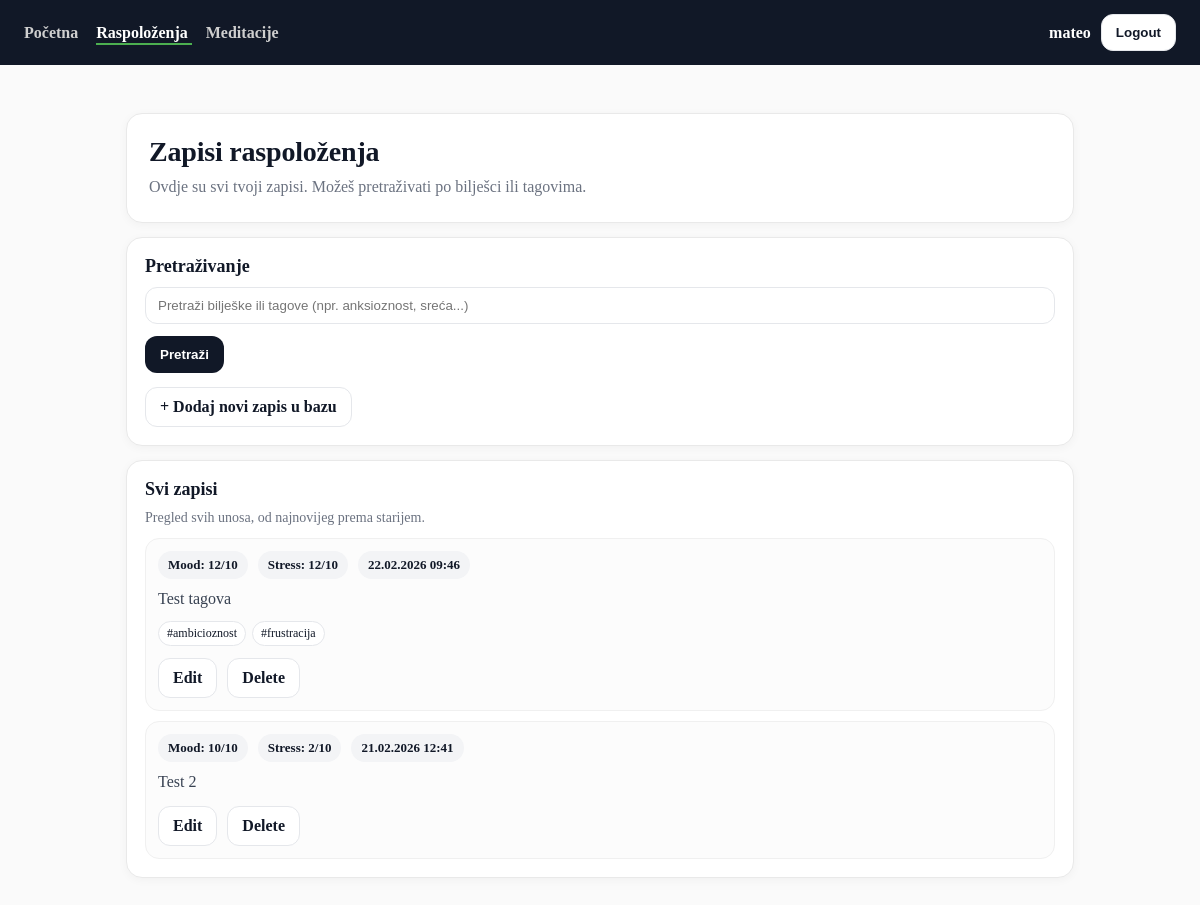
Before: /moods/ (signed in) with the older database file.
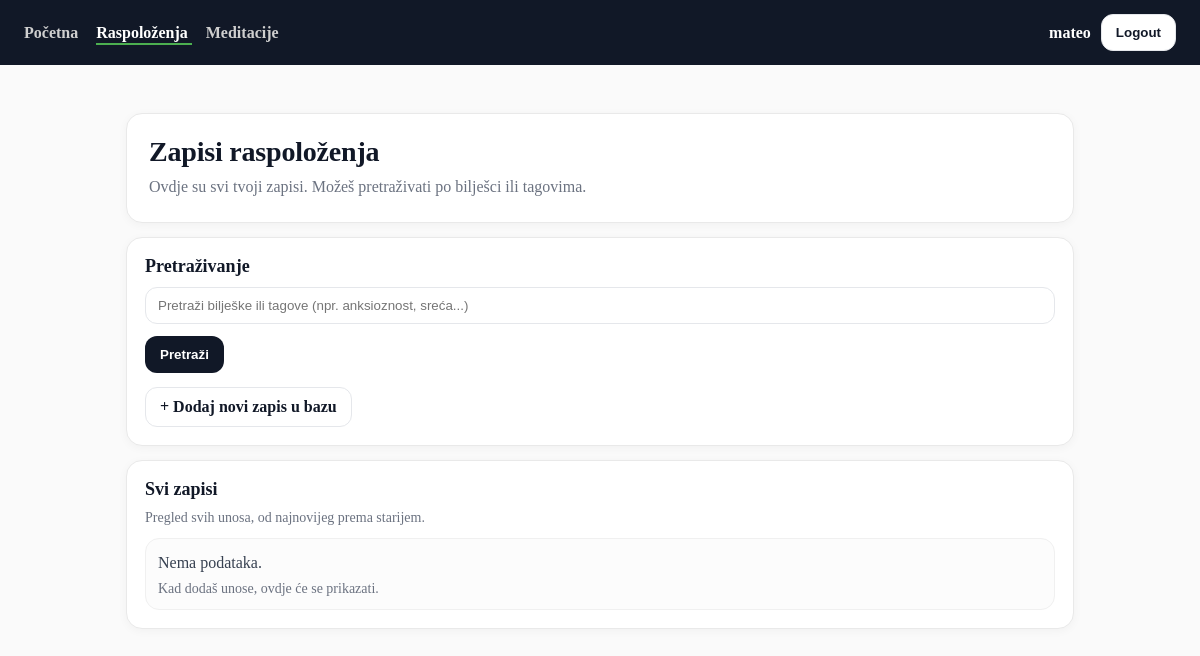
After: the same page with the newer database file.
### main/models.py (models this page shows, shortened)
class MoodEntry(models.Model):
    user = models.ForeignKey(
        settings.AUTH_USER_MODEL,
        on_delete=models.CASCADE,
        related_name="mood_entries",
    )
    mood = models.PositiveSmallIntegerField(
        validators=[MinValueValidator(1), MaxValueValidator(10)]
    )
    stress = models.PositiveSmallIntegerField(
        validators=[MinValueValidator(1), MaxValueValidator(10)]
    )
    note = models.TextField(blank=True)
    tags = models.ManyToManyField(
        Tag,
        blank=True,
        related_name="mood_entries",
    )
    created_at = models.DateTimeField(auto_now_add=True)
    class Meta:
        ordering = ["-created_at"]
        indexes = [
            models.Index(fields=["user", "-created_at"]),
        ]

class Tag(models.Model):
    name = models.CharField(max_length=30, unique=True)
    class Meta:
        ordering = ["name"]

### main/views.py (the view)
# urls.py: path("moods/", MoodListView.as_view(), name="mood_list"),
class MoodListView(LoginRequiredMixin, ListView):
    template_name = "main/mood_list.html"
    context_object_name = "moods"
    login_url = "login"
    def get_search_query(self):
        return (self.request.GET.get("q") or "").strip()
    def get_queryset(self):
        q = self.get_search_query()
        qs = (
            MoodEntry.objects
            .filter(user=self.request.user)
            .prefetch_related("tags")
            .order_by("-id")
        )
        if q:
            qs = qs.filter(Q(note__icontains=q) | Q(tags__name__icontains=q)).distinct()
        return qs
    def get_context_data(self, **kwargs):
        ctx = super().get_context_data(**kwargs)
        ctx["q"] = self.get_search_query()
        return ctx

### main/templates/main/mood_list.html (shortened to what this page needs)
{% extends "main/base.html" %}
{% block content %}
<div class="mh-wrap">
  <section class="mh-hero">
    <h1 class="mh-title">Zapisi raspoloženja</h1>
    <p class="mh-sub">
      Ovdje su svi tvoji zapisi. Možeš pretraživati po bilješci ili tagovima.
    </p>
  </section>
  <section class="mh-card" style="margin-top:14px;">
    <h2 style="margin:0 0 10px; font-size:18px;">Pretraživanje</h2>
    <form method="get" class="mh-form" style="margin-top: 8px;">
      <p style="margin:0;">
        <input
          type="text"
          name="q"
          value="{{ q }}"
          placeholder="Pretraži bilješke ili tagove (npr. anksioznost, sreća...)"
        />
      </p>
      <div class="mh-actions">
        <button type="submit" class="mh-btn mh-btn-primary">Pretraži</button>
      </div>
    </form>
    {% if user.is_authenticated %}
      <div class="mh-actions" style="margin-top: 14px;">
        <a class="mh-btn mh-btn-ghost" href="{% url 'mood_create' %}">+ Dodaj novi zapis u bazu</a>
      </div>
    {% endif %}
  </section>
  <section class="mh-card" style="margin-top:14px;">
    <h2 style="margin:0 0 10px; font-size:18px;">
      {% if q %}Rezultati{% else %}Svi zapisi{% endif %}
    </h2>
    {% if q %}
      <p class="mh-muted">Pretraga za: <strong>{{ q }}</strong></p>
    {% else %}
      <p class="mh-muted">Pregled svih unosa, od najnovijeg prema starijem.</p>
    {% endif %}
    <div class="mh-list">
      {% for mood in moods %}
        <article class="mh-item">
          <div class="mh-row">
            <span class="mh-pill">Mood: {{ mood.mood }}/10</span>
            <span class="mh-pill">Stress: {{ mood.stress }}/10</span>
            <span class="mh-pill">{{ mood.created_at|date:"d.m.Y H:i" }}</span>
          </div>
          {% if mood.note %}
            <p class="mh-note">{{ mood.note }}</p>
          {% else %}
            <p class="mh-note mh-muted">Bez bilješke.</p>
          {% endif %}
          {% if mood.tags.all %}
            <div class="mh-tags">
              {% for tag in mood.tags.all %}
                <span class="mh-tag">#{{ tag.name }}</span>
              {% endfor %}
            </div>
          {% endif %}
          <div class="mh-actions" style="margin-top: 12px;">
            <a class="mh-btn mh-btn-ghost" href="{% url 'mood_edit' mood.pk %}">Edit</a>
            <a class="mh-btn mh-btn-ghost" href="{% url 'mood_delete' mood.pk %}">Delete</a>
          </div>
        </article>
      {% empty %}
        <div class="mh-item">
          <p class="mh-note" style="margin:0;">Nema podataka.</p>
          {% if q %}
            <p class="mh-muted" style="margin-top:6px;">Nema rezultata za ovu pretragu.</p>
          {% else %}
            <p class="mh-muted" style="margin-top:6px;">Kad dodaš unose, ovdje će se prikazati.</p>
          {% endif %}
        </div>
      {% endfor %}
    </div>
  </section>
</div>
{% endblock %}

Changed rows visible on the page:
removed MoodEntry: mood "12", stress "12", created_at "22.02.2026 09:46", note "Test tagova"
no longer on this page (row unchanged): Tag: name "ambicioznost"
no longer on this page (row unchanged): Tag: name "frustracija"
removed MoodEntry: mood "10", stress "2", created_at "21.02.2026 12:41", note "Test 2"
Other visible differences:
text now shown: "Nema podataka. Kad dodaš unose, ovdje će se prikazati."
